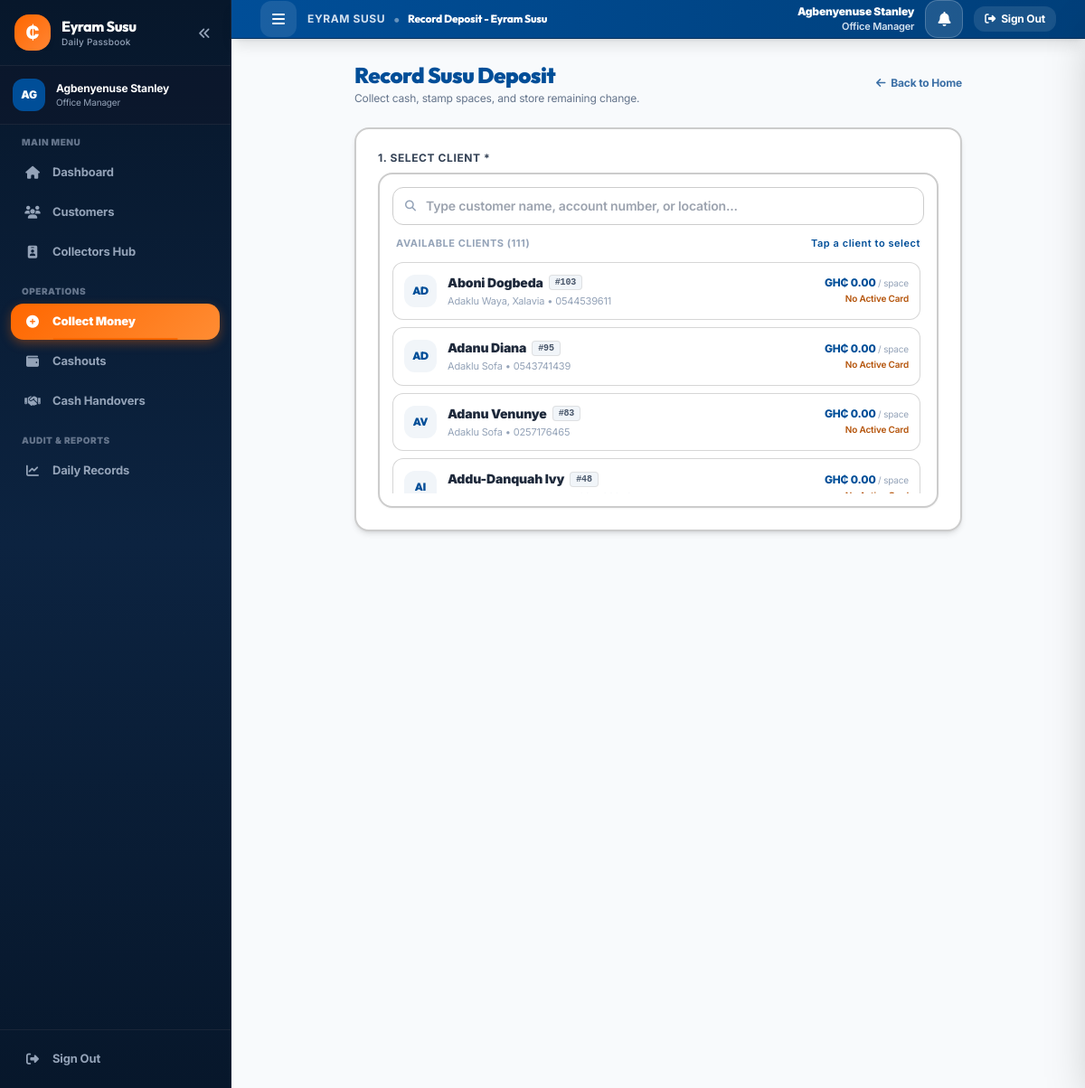
Screenshot of /record_deposit.php (signed in) with the database file from the repository.
### tables this page shows
CREATE TABLE `customers` (
  `id` int(11) NOT NULL,
  `account_number` varchar(20) NOT NULL,
  `full_name` varchar(100) NOT NULL,
  `gender` varchar(10) DEFAULT NULL,
  `phone` varchar(20) NOT NULL,
  `location` varchar(255) DEFAULT NULL,
  `assigned_collector_id` int(11) DEFAULT NULL,
  `change_balance` decimal(10,2) DEFAULT 0.00,
  `is_active` tinyint(1) DEFAULT 1,
  `created_at` timestamp NOT NULL DEFAULT current_timestamp()
);

### includes/auth.php (called while the page is built, shortened)
<?php
function get_logged_in_user() {
    return [
        'id' => $_SESSION['user_id'],
        'full_name' => $_SESSION['full_name'],
        'username' => $_SESSION['username'],
        'role' => $_SESSION['role'],
        'phone' => $_SESSION['phone'] ?? ''
    ];
}

### includes/functions.php (called while the page is built, shortened)
<?php
function format_money($amount) {
    return 'GH₵ ' . number_format((float)$amount, 2);
}

### record_deposit.php (the view, shortened to what this page needs)
<?php
require_once __DIR__ . '/includes/auth.php';
require_once __DIR__ . '/includes/functions.php';
$user = get_logged_in_user();
$pdo = get_db_connection();
function get_client_initials($name) {
    $parts = preg_split('/\s+/', trim($name));
    if (count($parts) >= 2) {
        return strtoupper(substr($parts[0], 0, 1) . substr(end($parts), 0, 1));
    }
    return strtoupper(substr($name, 0, 2));
}
if ($user['role'] === 'collector') {
    $stmtCust = $pdo->prepare("
        SELECT c.id, c.full_name, c.account_number, c.phone, c.location, c.change_balance,
               sc.id as card_id, sc.card_number, sc.daily_amount, sc.spaces_filled, sc.total_spaces, sc.total_saved
        FROM customers c
        LEFT JOIN susu_cards sc ON c.id = sc.customer_id AND sc.status = 'active'
        WHERE c.assigned_collector_id = ? AND c.is_active = 1
        ORDER BY c.full_name ASC
    ");
    $stmtCust->execute([$user['id']]);
} else {
    $stmtCust = $pdo->query("
        SELECT c.id, c.full_name, c.account_number, c.phone, c.location, c.change_balance,
               sc.id as card_id, sc.card_number, sc.daily_amount, sc.spaces_filled, sc.total_spaces, sc.total_saved
        FROM customers c
        LEFT JOIN susu_cards sc ON c.id = sc.customer_id AND sc.status = 'active'
        WHERE c.is_active = 1
        ORDER BY c.full_name ASC
    ");
}
$customers = $stmtCust->fetchAll();
$activeCustomer = null;
require_once __DIR__ . '/includes/header.php';
?>
<div class="max-w-2xl mx-auto space-y-6">
    <div class="flex items-center justify-between">
        <div>
            <h1 class="text-xl sm:text-2xl font-black text-steel_azure">Record Susu Deposit</h1>
            <p class="text-xs text-slate-500 mt-0.5">Collect cash, stamp spaces, and store remaining change.</p>
        </div>
        <a href="<?= $user['role'] === 'admin' ? 'admin_dashboard.php' : 'collector_dashboard.php' ?>" class="text-xs font-bold text-cornflower_ocean hover:text-steel_azure inline-flex items-center gap-1.5">
            <i class="fa-solid fa-arrow-left text-xs"></i>
            <span>Back to Home</span>
        </a>
    </div>
    <form method="POST" action="record_deposit.php" class="bg-white rounded-2xl border-2 border-silver-600 shadow-md p-6 space-y-6">
        <div>
            <div class="flex items-center justify-between mb-2">
                <label class="block text-xs font-bold text-slate-700 uppercase tracking-wider">
                    1. Select Client *
                </label>
            </div>
            <div id="client_picker_container" class="<?= $activeCustomer ? 'hidden' : '' ?> mt-2 bg-white rounded-2xl border-2 border-silver-600 shadow-sm overflow-hidden p-3.5 space-y-3">
                <div class="relative">
                    <i class="fa-solid fa-magnifying-glass absolute left-3.5 top-1/2 -translate-y-1/2 text-slate-400 text-xs"></i>
                    <input type="text" id="client_picker_search"
                           placeholder="Type customer name, account number, or location..."
                           class="w-full pl-9 pr-8 py-2.5 rounded-xl border border-silver-600 focus:border-steel_azure focus:ring-2 focus:ring-cornflower_ocean-800 outline-none text-xs sm:text-sm font-semibold text-slate-800 transition">
                </div>
                <div class="text-[10px] sm:text-[11px] text-slate-400 font-bold px-1 flex items-center justify-between uppercase tracking-wider">
                    <span>Available Clients (<?= count($customers) ?>)</span>
                    <span class="text-steel_azure font-semibold normal-case hidden sm:inline">Tap a client to select</span>
                </div>
                <div class="max-h-64 overflow-y-auto space-y-2 pr-1" id="client_picker_list">
                    <?php foreach ($customers as $c): ?>
                        <div class="client-picker-item group p-3 rounded-xl border border-silver-600/80 hover:border-steel_azure bg-white hover:bg-platinum-800 cursor-pointer transition flex items-center justify-between gap-3 shadow-2xs"
                             data-id="<?= $c['id'] ?>"
                             data-search="<?= htmlspecialchars(strtolower($c['full_name'] . ' ' . $c['account_number'] . ' ' . ($c['phone'] ?? '') . ' ' . ($c['location'] ?? ''))) ?>"
                             onclick="selectClient(<?= $c['id'] ?>)">
                            <div class="flex items-center gap-3 min-w-0">
                                <div class="w-9 h-9 rounded-xl bg-slate-100 group-hover:bg-steel_azure group-hover:text-white text-steel_azure font-black text-xs flex items-center justify-center transition-colors flex-shrink-0 font-heading">
                                    <?= htmlspecialchars(get_client_initials($c['full_name'])) ?>
                                </div>
                                <div class="min-w-0">
                                    <div class="flex items-center gap-1.5 flex-wrap">
                                        <span class="font-black text-xs sm:text-sm text-slate-800 group-hover:text-steel_azure transition">
                                            <?= htmlspecialchars($c['full_name']) ?>
                                        </span>
                                        <span class="px-1.5 py-0.2 rounded text-[10px] font-mono font-bold bg-slate-100 text-slate-600 border border-silver-600/50">
                                            #<?= htmlspecialchars($c['account_number']) ?>
                                        </span>
                                    </div>
                                    <div class="text-[11px] text-slate-400 truncate mt-0.5">
                                        <?= htmlspecialchars($c['location'] ?: 'Adaklu Waya') ?>
                                        <?php if (!empty($c['phone'])): ?> &bull; <?= htmlspecialchars($c['phone']) ?><?php endif; ?>
                                    </div>
                                </div>
                            </div>
                            <div class="text-right flex-shrink-0">
                                <div class="font-extrabold text-xs text-steel_azure">
                                    <?= format_money($c['daily_amount']) ?> <span class="text-[10px] text-slate-400 font-normal">/ space</span>
                                </div>
                                <div class="text-[10px] font-semibold mt-0.5">
                                    <?php if ($c['card_id']): ?>
                                        <span class="text-emerald-700"><?= $c['spaces_filled'] ?>/31 spaces</span>
                                    <?php else: ?>
                                        <span class="text-amber-700">No Active Card</span>
                                    <?php endif; ?>
                                </div>
                            </div>
                        </div>
                    <?php endforeach; ?>
                </div>
        </div>
    </form>
</div>
<?php require_once __DIR__ . '/includes/footer.php'; ?>

### assets/css/custom.css (style rules this page uses)
:root { --pumpkin: #ff6700; --pumpkin-dark: #cc5200; --steel: #004e98; --steel-dark: #002f5c; --ocean: #3a6ea5; --platinum: #f4f6f8; --silver: #e2e8f0; --focus-ring: 0 0 0 3px rgba(0, 78, 152, 0.35); --focus-ring-pumpkin: 0 0 0 3px rgba(255, 103, 0, 0.3); --ease-out: cubic-bezier(0.16, 1, 0.3, 1); --ease-in-out: cubic-bezier(0.4, 0, 0.2, 1); }
body { font-family: 'Inter', -apple-system, BlinkMacSystemFont, sans-serif; background: linear-gradient(180deg, #f8fafc 0%, #f1f5f9 100%); color: #1e293b; -webkit-tap-highlight-color: transparent; letter-spacing: -0.01em; }
h1, h2, h3, h4, .font-heading { font-family: 'Outfit', 'Inter', sans-serif; letter-spacing: -0.02em; }
.page-enter>*:nth-child(1) { animation-delay: 0.03s; }

### rows the page displays
customers: full_name "AD", full_name "Aboni Dogbeda", account_number "103", location "Adaklu Waya, Xalavia", phone "0544539611", daily_amount "GH₵ 0.00", shows "No Active Card"
customers: full_name "AD", full_name "Adanu Diana", account_number "95", location "Adaklu Sofa", phone "0543741439", daily_amount "GH₵ 0.00", shows "No Active Card"
customers: full_name "AV", full_name "Adanu Venunye", account_number "83", location "Adaklu Sofa", phone "0257176465", daily_amount "GH₵ 0.00", shows "No Active Card"
customers: full_name "AI", full_name "Addu-Danquah Ivy", account_number "48", daily_amount "GH₵ 0.00"

### other values shown
substr($currentUser['full_name'], 0, 2) "AG"
$currentUser['full_name'] "Agbenyenuse Stanley"
$pageTitle "Record Deposit - Eyram Susu"
count($customers) "111"
